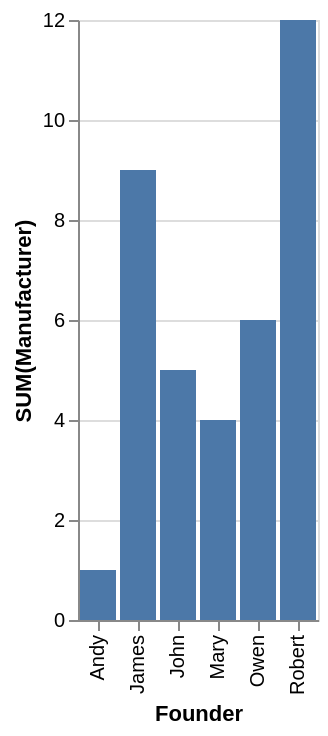

The specification (Vega-Lite) saved for this image:
### Vega-Lite specification from a JSON file in a GitHub repository (floating-point values rounded to 4 significant figures)
{"data": {"values": [{"x_data": "Andy", "y_data": 1}, {"x_data": "James", "y_data": 9}, {"x_data": "John", "y_data": 5}, {"x_data": "Mary", "y_data": 4}, {"x_data": "Owen", "y_data": 6}, {"x_data": "Robert", "y_data": 12}]}, "mark": "bar", "encoding": {"x": {"field": "x_data", "type": "nominal", "title": "Founder", "sort": "ascending"}, "y": {"field": "y_data", "type": "quantitative", "title": "SUM(Manufacturer)"}}}
